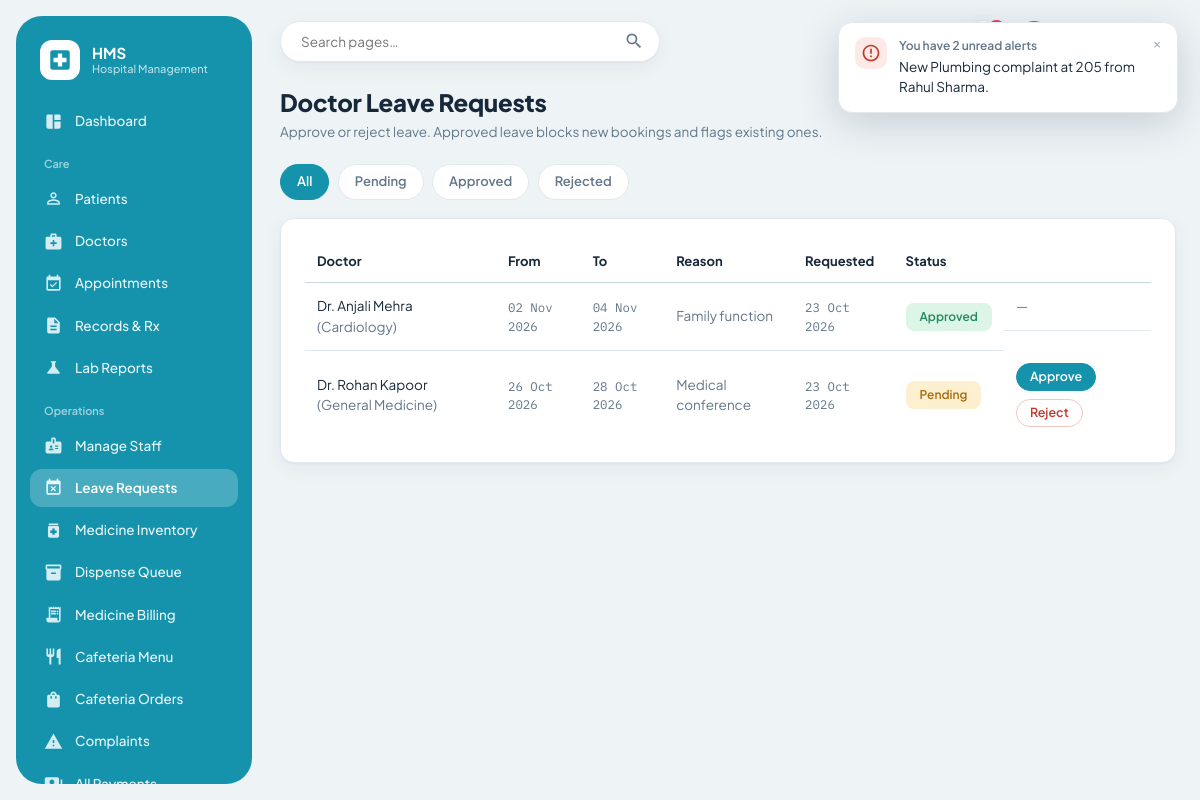
Page /leave/admin (signed in) on the committed database.
### models.py (models this page shows)
class DoctorLeave(db.Model):
    __tablename__ = "doctor_leaves"
    id = db.Column(db.Integer, primary_key=True)
    doctor_id = db.Column(db.Integer, db.ForeignKey("doctors.id"), nullable=False)
    start_date = db.Column(db.Date, nullable=False)
    end_date = db.Column(db.Date, nullable=False)
    reason = db.Column(db.String(255))
    status = db.Column(db.String(20), default="Pending")  # Pending / Approved / Rejected
    requested_at = db.Column(db.DateTime, default=datetime.utcnow)
    decided_at = db.Column(db.DateTime, nullable=True)
    decided_by_id = db.Column(db.Integer, db.ForeignKey("users.id"), nullable=True)
    doctor = db.relationship("Doctor", backref="leaves")
    decided_by = db.relationship("User")

class Doctor(db.Model):
    __tablename__ = "doctors"
    id = db.Column(db.Integer, primary_key=True)
    name = db.Column(db.String(120), nullable=False)
    specialization = db.Column(db.String(120), nullable=False)
    phone = db.Column(db.String(20))
    available_days = db.Column(db.String(120))   # e.g. "Mon,Wed,Fri"
    available_time = db.Column(db.String(60))    # e.g. "10:00 - 14:00"
    consultation_fee = db.Column(db.Float, default=500.0)
    created_at = db.Column(db.DateTime, default=datetime.utcnow)
    appointments = db.relationship("Appointment", backref="doctor", lazy=True)
    medical_records = db.relationship("MedicalRecord", backref="doctor", lazy=True)

### routes/leave.py (the view)
@leave_bp.route("/admin")
@login_required(roles=["admin"])
def admin_leaves():
    status = request.args.get("status", "")
    query = DoctorLeave.query
    if status:
        query = query.filter_by(status=status)
    leaves = query.order_by(DoctorLeave.requested_at.desc()).all()
    return render_template("leave/admin_list.html", leaves=leaves, status=status)

### routes/auth_utils.py (called while the page is built)
def get_current_user():
    if "user_id" not in session:
        return None
    if not hasattr(g, "_current_user"):
        g._current_user = User.query.get(session["user_id"])
    return g._current_user

def login_required(roles=None):
    def decorator(view_func):
        @wraps(view_func)
        def wrapped(*args, **kwargs):
            user = get_current_user()
            if user is None:
                flash("Please log in to continue.", "error")
                return redirect(url_for("auth.portal"))
            if roles and user.role not in roles:
                flash("You don't have access to that page.", "error")
                return redirect(url_for("auth.dashboard_redirect"))
            return view_func(*args, **kwargs)
        return wrapped
    return decorator

### templates/leave/admin_list.html (shortened to what this page needs)
{% extends "base.html" %}
{% block content %}
<div class="page-header">
  <div>
    <h2>Doctor Leave Requests</h2>
    <p class="subtitle">Approve or reject leave. Approved leave blocks new bookings and flags existing ones.</p>
  </div>
</div>
<div class="toolbar">
  <div>
    <a class="filter-chip {{ 'active' if not status }}" href="{{ url_for('leave.admin_leaves') }}">All</a>
    <a class="filter-chip {{ 'active' if status == 'Pending' }}" href="{{ url_for('leave.admin_leaves', status='Pending') }}">Pending</a>
    <a class="filter-chip {{ 'active' if status == 'Approved' }}" href="{{ url_for('leave.admin_leaves', status='Approved') }}">Approved</a>
    <a class="filter-chip {{ 'active' if status == 'Rejected' }}" href="{{ url_for('leave.admin_leaves', status='Rejected') }}">Rejected</a>
  </div>
</div>
<div class="panel">
  <table>
    <thead><tr><th>Doctor</th><th>From</th><th>To</th><th>Reason</th><th>Requested</th><th>Status</th><th></th></tr></thead>
    <tbody>
      {% for l in leaves %}
      <tr>
        <td>Dr. {{ l.doctor.name }} <span class="text-muted">({{ l.doctor.specialization }})</span></td>
        <td class="mono">{{ l.start_date.strftime('%d %b %Y') }}</td>
        <td class="mono">{{ l.end_date.strftime('%d %b %Y') }}</td>
        <td class="text-muted">{{ l.reason or '—' }}</td>
        <td class="mono">{{ l.requested_at.strftime('%d %b %Y') }}</td>
        <td><span class="badge {{ 'badge-completed' if l.status == 'Approved' else ('badge-alert' if l.status == 'Rejected' else 'badge-warn') }}">{{ l.status }}</span></td>
        <td class="table-actions">
          {% if l.status == 'Pending' %}
          <form method="post" action="{{ url_for('leave.decide_leave', leave_id=l.id) }}" style="display:inline;">
            <button class="btn btn-sm btn-primary" type="submit">Approve</button>
          </form>
          <form method="post" action="{{ url_for('leave.decide_leave', leave_id=l.id) }}" style="display:inline;">
            <button class="btn btn-sm btn-danger" type="submit">Reject</button>
          </form>
          {% else %}
          <span class="text-muted">—</span>
          {% endif %}
        </td>
      </tr>
      {% else %}
      <tr class="empty-row"><td colspan="7">No leave requests match this view.</td></tr>
      {% endfor %}
    </tbody>
  </table>
</div>
{% endblock %}

### static/css/style.css (style rules this page uses)
:root { --bg: #EEF3F6; --panel: #FFFFFF; --panel-soft: #F6FAFB; --ink: #17283A; --muted-ink: #62768A; --faint-ink: #93A3B3; --primary: #1593AD; --primary-dark: #0F7A91; --primary-soft: #E2F3F7; --primary-ink: #0B5E70; --sidebar: #1593AD; --sidebar-ink: #E8F7FA; --sidebar-active: rgba(255, 255, 255, 0.22); --border: #E1E9EE; --border-strong: #CBD7DF; --alert: #C0392B; --alert-bg: #FDE9E6; --alert-border: #F4C6BF; --success: #228B5B; --success-bg: #DDF5E7; --success-border: #B7E6CB; --warn: #A9690B; --warn-bg: #FDF0D0; --warn-border: #F2DB9C; --info-bg: #E2F3F7; --info: #0F7A91; --radius: 14px; --radius-sm: 10px; --shadow: 0 1px 2px rgba(23, 40, 58, 0.04), 0 6px 20px rgba(23, 40, 58, 0.05); --shadow-pop: 0 10px 40px rgba(23, 40, 58, 0.18); --font-ui: "Plus Jakarta Sans", "Nunito Sans", -apple-system, "Segoe UI", system-ui, sans-serif; --font-mono: "IBM Plex Mono", "SFMono-Regular", Menlo, Consolas, monospace; }
* { box-sizing: border-box; }
html, body { margin: 0; padding: 0; background: var(--bg); color: var(--ink); font-family: var(--font-ui); font-size: 14.5px; line-height: 1.5; -webkit-font-smoothing: antialiased; }
a { color: var(--primary-dark); text-decoration: none; }
.page-header { display: flex; align-items: center; justify-content: space-between; margin-bottom: 22px; gap: 16px; flex-wrap: wrap; }
.page-header h2 { font-size: 24px; font-weight: 800; margin: 0 0 2px; letter-spacing: -0.01em; }
.page-header .subtitle { color: var(--muted-ink); font-size: 13.5px; margin: 0; max-width: 640px; }
.btn { display: inline-flex; align-items: center; justify-content: center; gap: 7px; padding: 10px 18px; border-radius: 999px; border: 1px solid var(--border-strong); background: var(--panel); color: var(--ink); font-size: 13.5px; font-weight: 600; font-family: inherit; cursor: pointer; line-height: 1.1; }
.btn-primary { background: var(--primary); border-color: var(--primary); color: #fff; }
.btn-danger { background: var(--panel); border-color: var(--alert-border); color: var(--alert); }
.btn-sm { padding: 6px 13px; font-size: 12.5px; }
.panel { background: var(--panel); border: 1px solid var(--border); border-radius: var(--radius); padding: 22px 24px; box-shadow: var(--shadow); }
table { width: 100%; border-collapse: collapse; font-size: 13.5px; }
thead th { text-align: left; font-weight: 700; color: var(--ink); font-size: 13px; padding: 11px 12px; border-bottom: 1px solid var(--border-strong); white-space: nowrap; }
tbody td { padding: 13px 12px; border-bottom: 1px solid var(--border); vertical-align: middle; color: var(--muted-ink); }
tbody td:first-child, tbody td a { color: inherit; }
tbody tr:last-child td { border-bottom: 0; }
.panel > table, .panel { overflow-x: auto; }
.table-actions { display: flex; gap: 8px; align-items: center; flex-wrap: wrap; }
.table-actions form { margin: 0; }
.mono { font-family: var(--font-mono); font-size: 0.92em; }
.badge { display: inline-block; padding: 4px 13px; border-radius: 8px; font-size: 12px; font-weight: 600; border: 1px solid transparent; white-space: nowrap; }
.badge-completed { background: var(--success-bg); color: var(--success); }
.badge-warn { background: var(--warn-bg); color: var(--warn); }
.toolbar { display: flex; justify-content: space-between; align-items: center; gap: 12px; margin-bottom: 18px; flex-wrap: wrap; }
.filter-chip { display: inline-block; padding: 7px 16px; border-radius: 999px; border: 1px solid var(--border); background: var(--panel); font-size: 13px; font-weight: 600; color: var(--muted-ink); margin-right: 6px; }
.filter-chip.active { background: var(--primary); color: #fff; border-color: var(--primary); }
.text-muted { color: var(--muted-ink); }

### rows in the picture
DoctorLeave: doctor.name "Anjali Mehra", doctor.specialization "Cardiology", start_date "02 Nov 2026", end_date "04 Nov 2026", reason "Family function", requested_at "23 Oct 2026", status "Approved"
DoctorLeave: doctor.name "Rohan Kapoor", doctor.specialization "General Medicine", start_date "26 Oct 2026", end_date "28 Oct 2026", reason "Medical conference", requested_at "23 Oct 2026", status "Pending"
